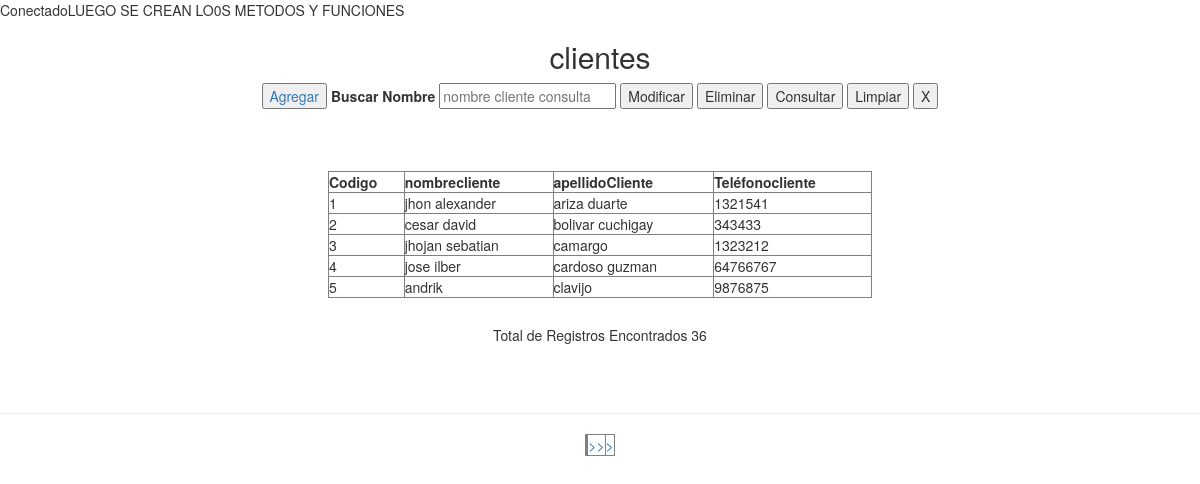
The app's page /vistas/Administrativo/clientelista.php with its own data.
### tables this page shows
CREATE TABLE `cliente` (
  `codigoCliente` int(10) NOT NULL,
  `nombreCliente` varchar(20) NOT NULL,
  `apellidoCliente` varchar(20) NOT NULL,
  `telefonoCliente` int(10) NOT NULL
);

### vistas/Administrativo/clientelista.php (the view, shortened to what this page needs)
<?php
include("../../conexion/conexiones.php");
include("../../clases/administrativo/modelocliente.class.php");
?>
<?php
$correrPagina = $_SERVER["PHP_SELF"];
$maximoDatos = 5;
$paginaNumero = 0;
$inicia = $paginaNumero * $maximoDatos;
?>
<?php
if(isset($_POST['consulta']))
{
									$c = new Conexion();
									$cone = $c->conectar();
									$c = "select * from cliente where nombreCliente LIKE
									'%$obj->nombreCliente %' ";
                                    $limite =sprintf("%s limit %d, %d",$c, $inicia, $maximoDatos);
									$rs = mysqli_query($cone,$limite);
									$arreglo = mysqli_fetch_row($rs);
}else {
									$c = new Conexion();
									$cone = $c->conectar();
									$c = "select * from cliente ";
                                    $limite =sprintf("%s limit %d, %d",$c, $inicia, $maximoDatos);
}
?>
<?php
if(isset($_GET['totalArreglo'])){
	$totalArreglo = $_GET['totalArreglo'];
}
	else{
		$lista = mysqli_query($cone,$c);
		$totalArreglo = mysqli_num_rows($lista);
	}
$totalPagina = ceil($totalArreglo/$maximoDatos)-1;
?>
<?php
$cargarPagina = "";
$cargarPagina = sprintf("&totalArreglo=%d%s", $totalArreglo, $cargarPagina);
?>
<!DOCTYPE html>
<html lang="es">
  <head>
  </head>
  <body>
        <form action="" name="controlador.cliente.php"  method="POST">
        <center>
            <h2>clientes</h2>
			<div>
			  <a href="controlador.cliente.php"><input type="button" value="Agregar"></a>
			  <label for="nombrecliente">Buscar Nombre</label>
              <input type="text" id="nombreCliente" name="nombreCliente"   placeholder="nombre cliente consulta" >
			  <input type="submit" name="modifica" value="Modificar">
			  <input type="submit" name="elimina" value="Eliminar">
              <input type="submit" name="consulta" value="Consultar" onClick="return validar(this.form)">
			  <input type="submit" name="nuevo" value="Limpiar">
              <input type="submit" name="salir" value="X">
            </div>
        <br>
        <br>
        <br>
			</center>
			<center>
          <table width="544" border="1" >
                	<tr>
                    	<td><b>Codigo<b></td>
                        <td><b>nombrecliente</b></td>
						<td><b>apellidoCliente</b></td>
						<td><b>Teléfonocliente</b></td>
                    </tr>
                    <?php
									$c = new Conexion();
									$cone = $c->conectar();
                                   	$rs1 = mysqli_query($cone,$limite);
									$arreglo = mysqli_fetch_row($rs1);
					    do{
					?>
					<tr>
						<td><?php echo $arreglo[0] ?></td>
						<td><?php echo $arreglo[1] ?></td>
						<td><?php echo $arreglo[2] ?></td>
                        <td><?php echo $arreglo[3] ?></td>
					</tr>
					<?php
	 					}while($arreglo = mysqli_fetch_row($rs1))
					?>
                </table>
                <br>
                <h5><?php printf("Total de Registros Encontrados %d", $totalArreglo) ?></h5>
                <br>
                <br>
                <hr>
                <table border=1>
                <tr>
            <td><?php
                    if($paginaNumero < $totalPagina ){
                ?> <a href="<?php printf("%s?paginaNumero=%d%s",$correrPagina, min($totalPagina,$paginaNumero+1),$cargarPagina) ?>" id="paginador"> >> </a> <?php }?></td>
            <td><?php
                    if($paginaNumero < $totalPagina ){
                ?> <a href="<?php printf("%s?paginaNumero=%d%s",$correrPagina, $totalPagina,$cargarPagina) ?>" id="paginador"> ></a> <?php } ?></td>
                </tr>
				</table>
				</center>
          </form>
  </body>
</html>

### conexion/conexiones.php (shortened to what this page needs)
LUEGO SE CREAN LO0S METODOS Y FUNCIONES

### records on screen
cliente: codigoCliente "1", nombreCliente "jhon alexander", apellidoCliente "ariza duarte", telefonoCliente "1321541"
cliente: codigoCliente "2", nombreCliente "cesar david", apellidoCliente "bolivar cuchigay", telefonoCliente "343433"
cliente: codigoCliente "3", nombreCliente "jhojan sebatian", apellidoCliente "camargo", telefonoCliente "1323212"
cliente: codigoCliente "4", nombreCliente "jose ilber", apellidoCliente "cardoso guzman", telefonoCliente "64766767"
cliente: codigoCliente "5", nombreCliente "andrik", apellidoCliente "clavijo", telefonoCliente "9876875"

### other values on screen
$totalArreglo "36"
